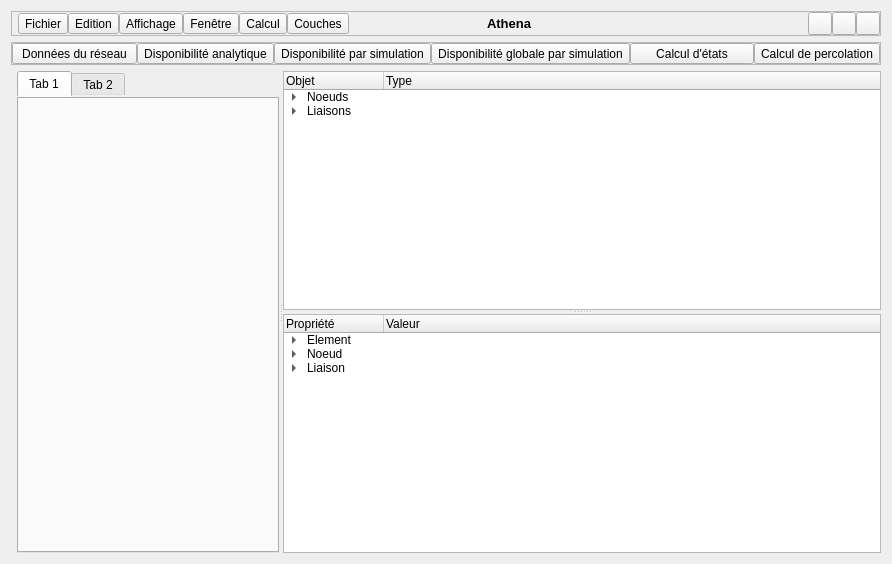
<?xml version="1.0" encoding="UTF-8"?>
<ui version="4.0">
 <class>MainWindow</class>
 <widget class="QMainWindow" name="MainWindow">
  <property name="geometry">
   <rect>
    <x>0</x>
    <y>0</y>
    <width>892</width>
    <height>564</height>
   </rect>
  </property>
  <property name="windowTitle">
   <string>MainWindow</string>
  </property>
  <widget class="QWidget" name="centralWidget">
   <layout class="QVBoxLayout" name="verticalLayout">
    <item>
     <widget class="QFrame" name="frame_menu">
      <property name="sizePolicy">
       <sizepolicy hsizetype="Preferred" vsizetype="Maximum">
        <horstretch>0</horstretch>
        <verstretch>0</verstretch>
       </sizepolicy>
      </property>
      <property name="styleSheet">
       <string notr="true"/>
      </property>
      <property name="frameShape">
       <enum>QFrame::StyledPanel</enum>
      </property>
      <property name="frameShadow">
       <enum>QFrame::Raised</enum>
      </property>
      <layout class="QHBoxLayout" name="horizontalLayout_3">
       <property name="spacing">
        <number>0</number>
       </property>
       <property name="leftMargin">
        <number>6</number>
       </property>
       <property name="topMargin">
        <number>0</number>
       </property>
       <property name="rightMargin">
        <number>0</number>
       </property>
       <property name="bottomMargin">
        <number>0</number>
       </property>
       <item>
        <widget class="QToolButton" name="toolButton">
         <property name="text">
          <string>Fichier</string>
         </property>
        </widget>
       </item>
       <item>
        <widget class="QToolButton" name="toolButton_edition">
         <property name="sizePolicy">
          <sizepolicy hsizetype="Fixed" vsizetype="Maximum">
           <horstretch>0</horstretch>
           <verstretch>0</verstretch>
          </sizepolicy>
         </property>
         <property name="text">
          <string>Edition</string>
         </property>
        </widget>
       </item>
       <item>
        <widget class="QToolButton" name="toolButton_affichage">
         <property name="sizePolicy">
          <sizepolicy hsizetype="Preferred" vsizetype="Maximum">
           <horstretch>0</horstretch>
           <verstretch>0</verstretch>
          </sizepolicy>
         </property>
         <property name="text">
          <string>Affichage</string>
         </property>
        </widget>
       </item>
       <item>
        <widget class="QToolButton" name="toolButton_fenetre">
         <property name="sizePolicy">
          <sizepolicy hsizetype="Fixed" vsizetype="Maximum">
           <horstretch>0</horstretch>
           <verstretch>0</verstretch>
          </sizepolicy>
         </property>
         <property name="text">
          <string>Fenêtre</string>
         </property>
        </widget>
       </item>
       <item>
        <widget class="QToolButton" name="toolButton_calcul">
         <property name="sizePolicy">
          <sizepolicy hsizetype="Fixed" vsizetype="Maximum">
           <horstretch>0</horstretch>
           <verstretch>0</verstretch>
          </sizepolicy>
         </property>
         <property name="text">
          <string>Calcul</string>
         </property>
        </widget>
       </item>
       <item>
        <widget class="QToolButton" name="toolButton_couches">
         <property name="sizePolicy">
          <sizepolicy hsizetype="Fixed" vsizetype="Maximum">
           <horstretch>0</horstretch>
           <verstretch>0</verstretch>
          </sizepolicy>
         </property>
         <property name="text">
          <string>Couches</string>
         </property>
        </widget>
       </item>
       <item>
        <spacer name="horizontalSpacer_2">
         <property name="orientation">
          <enum>Qt::Horizontal</enum>
         </property>
         <property name="sizeType">
          <enum>QSizePolicy::Expanding</enum>
         </property>
         <property name="sizeHint" stdset="0">
          <size>
           <width>40</width>
           <height>20</height>
          </size>
         </property>
        </spacer>
       </item>
       <item>
        <widget class="QLabel" name="label_message">
         <property name="sizePolicy">
          <sizepolicy hsizetype="Preferred" vsizetype="Maximum">
           <horstretch>0</horstretch>
           <verstretch>0</verstretch>
          </sizepolicy>
         </property>
         <property name="font">
          <font>
           <pointsize>10</pointsize>
           <weight>75</weight>
           <bold>true</bold>
          </font>
         </property>
         <property name="text">
          <string>Athena</string>
         </property>
        </widget>
       </item>
       <item>
        <spacer name="horizontalSpacer_3">
         <property name="orientation">
          <enum>Qt::Horizontal</enum>
         </property>
         <property name="sizeHint" stdset="0">
          <size>
           <width>40</width>
           <height>20</height>
          </size>
         </property>
        </spacer>
       </item>
       <item>
        <spacer name="horizontalSpacer">
         <property name="orientation">
          <enum>Qt::Horizontal</enum>
         </property>
         <property name="sizeHint" stdset="0">
          <size>
           <width>40</width>
           <height>20</height>
          </size>
         </property>
        </spacer>
       </item>
       <item>
        <widget class="QToolButton" name="toolButton_play">
         <property name="text">
          <string/>
         </property>
         <property name="icon">
          <iconset resource="ressource.qrc">
           <normaloff>:/buttons/play-orange.png</normaloff>:/buttons/play-orange.png</iconset>
         </property>
        </widget>
       </item>
       <item>
        <widget class="QToolButton" name="toolButton_pause">
         <property name="text">
          <string/>
         </property>
         <property name="icon">
          <iconset resource="ressource.qrc">
           <normaloff>:/buttons/pause-orange.png</normaloff>:/buttons/pause-orange.png</iconset>
         </property>
        </widget>
       </item>
       <item>
        <widget class="QToolButton" name="toolButton_stop">
         <property name="text">
          <string/>
         </property>
         <property name="icon">
          <iconset resource="ressource.qrc">
           <normaloff>:/buttons/stop-orange.png</normaloff>:/buttons/stop-orange.png</iconset>
         </property>
        </widget>
       </item>
      </layout>
     </widget>
    </item>
    <item>
     <widget class="QFrame" name="frame_toolBar">
      <property name="sizePolicy">
       <sizepolicy hsizetype="Preferred" vsizetype="Maximum">
        <horstretch>0</horstretch>
        <verstretch>0</verstretch>
       </sizepolicy>
      </property>
      <property name="styleSheet">
       <string notr="true"/>
      </property>
      <property name="frameShape">
       <enum>QFrame::StyledPanel</enum>
      </property>
      <property name="frameShadow">
       <enum>QFrame::Raised</enum>
      </property>
      <layout class="QHBoxLayout" name="horizontalLayout">
       <property name="spacing">
        <number>0</number>
       </property>
       <property name="leftMargin">
        <number>0</number>
       </property>
       <property name="topMargin">
        <number>0</number>
       </property>
       <property name="rightMargin">
        <number>0</number>
       </property>
       <property name="bottomMargin">
        <number>0</number>
       </property>
       <item>
        <widget class="QToolButton" name="toolButton_donneesReseau">
         <property name="sizePolicy">
          <sizepolicy hsizetype="Expanding" vsizetype="Maximum">
           <horstretch>0</horstretch>
           <verstretch>0</verstretch>
          </sizepolicy>
         </property>
         <property name="styleSheet">
          <string notr="true"/>
         </property>
         <property name="text">
          <string>Données du réseau</string>
         </property>
         <property name="icon">
          <iconset resource="ressource.qrc">
           <normaloff>:/sidebar/mode_welcome_mask@2x.png</normaloff>:/sidebar/mode_welcome_mask@2x.png</iconset>
         </property>
         <property name="toolButtonStyle">
          <enum>Qt::ToolButtonTextUnderIcon</enum>
         </property>
        </widget>
       </item>
       <item>
        <widget class="QToolButton" name="toolButton_dispoAnalytique">
         <property name="sizePolicy">
          <sizepolicy hsizetype="Expanding" vsizetype="Maximum">
           <horstretch>0</horstretch>
           <verstretch>0</verstretch>
          </sizepolicy>
         </property>
         <property name="text">
          <string>Disponibilité analytique</string>
         </property>
         <property name="icon">
          <iconset resource="ressource.qrc">
           <normaloff>:/mainToolBar/more_colors.png</normaloff>:/mainToolBar/more_colors.png</iconset>
         </property>
         <property name="toolButtonStyle">
          <enum>Qt::ToolButtonTextUnderIcon</enum>
         </property>
        </widget>
       </item>
       <item>
        <widget class="QToolButton" name="toolButton_dispoSimulation">
         <property name="sizePolicy">
          <sizepolicy hsizetype="Expanding" vsizetype="Maximum">
           <horstretch>0</horstretch>
           <verstretch>0</verstretch>
          </sizepolicy>
         </property>
         <property name="text">
          <string>Disponibilité par simulation</string>
         </property>
         <property name="icon">
          <iconset resource="ressource.qrc">
           <normaloff>:/mainToolBar/final.png</normaloff>:/mainToolBar/final.png</iconset>
         </property>
         <property name="toolButtonStyle">
          <enum>Qt::ToolButtonTextUnderIcon</enum>
         </property>
        </widget>
       </item>
       <item>
        <widget class="QToolButton" name="toolButton_dispoGlobaleSimulation">
         <property name="sizePolicy">
          <sizepolicy hsizetype="Expanding" vsizetype="Maximum">
           <horstretch>0</horstretch>
           <verstretch>0</verstretch>
          </sizepolicy>
         </property>
         <property name="text">
          <string>Disponibilité globale par simulation</string>
         </property>
         <property name="icon">
          <iconset resource="ressource.qrc">
           <normaloff>:/mainToolBar/initial.png</normaloff>:/mainToolBar/initial.png</iconset>
         </property>
         <property name="toolButtonStyle">
          <enum>Qt::ToolButtonTextUnderIcon</enum>
         </property>
        </widget>
       </item>
       <item>
        <widget class="QToolButton" name="toolButton_calculEtats">
         <property name="sizePolicy">
          <sizepolicy hsizetype="Expanding" vsizetype="Maximum">
           <horstretch>0</horstretch>
           <verstretch>0</verstretch>
          </sizepolicy>
         </property>
         <property name="text">
          <string>Calcul d'états</string>
         </property>
         <property name="icon">
          <iconset resource="ressource.qrc">
           <normaloff>:/mainToolBar/window-new@2x.png</normaloff>:/mainToolBar/window-new@2x.png</iconset>
         </property>
         <property name="toolButtonStyle">
          <enum>Qt::ToolButtonTextUnderIcon</enum>
         </property>
        </widget>
       </item>
       <item>
        <widget class="QToolButton" name="toolButton_calculPercolation">
         <property name="sizePolicy">
          <sizepolicy hsizetype="Expanding" vsizetype="Maximum">
           <horstretch>0</horstretch>
           <verstretch>0</verstretch>
          </sizepolicy>
         </property>
         <property name="text">
          <string>Calcul de percolation</string>
         </property>
         <property name="icon">
          <iconset resource="ressource.qrc">
           <normaloff>:/mainToolBar/document-open@2x.png</normaloff>:/mainToolBar/document-open@2x.png</iconset>
         </property>
         <property name="toolButtonStyle">
          <enum>Qt::ToolButtonTextUnderIcon</enum>
         </property>
        </widget>
       </item>
      </layout>
     </widget>
    </item>
    <item>
     <layout class="QHBoxLayout" name="horizontalLayout_2">
      <item>
       <widget class="SideBar" name="sideBar" native="true"/>
      </item>
      <item>
       <widget class="QSplitter" name="splitter_2">
        <property name="orientation">
         <enum>Qt::Horizontal</enum>
        </property>
        <property name="childrenCollapsible">
         <bool>false</bool>
        </property>
        <widget class="QTabWidget" name="tabWidget">
         <property name="styleSheet">
          <string notr="true">QTabWidget{
	border: none;
}</string>
         </property>
         <widget class="QWidget" name="tab">
          <attribute name="title">
           <string>Tab 1</string>
          </attribute>
         </widget>
         <widget class="QWidget" name="tab_2">
          <attribute name="title">
           <string>Tab 2</string>
          </attribute>
         </widget>
        </widget>
        <widget class="QSplitter" name="splitter">
         <property name="orientation">
          <enum>Qt::Vertical</enum>
         </property>
         <property name="childrenCollapsible">
          <bool>false</bool>
         </property>
         <widget class="QTreeWidget" name="treeWidget">
          <property name="sizePolicy">
           <sizepolicy hsizetype="Expanding" vsizetype="Expanding">
            <horstretch>0</horstretch>
            <verstretch>0</verstretch>
           </sizepolicy>
          </property>
          <property name="styleSheet">
           <string notr="true"/>
          </property>
          <property name="sortingEnabled">
           <bool>false</bool>
          </property>
          <column>
           <property name="text">
            <string>Objet</string>
           </property>
          </column>
          <column>
           <property name="text">
            <string>Type</string>
           </property>
          </column>
          <column>
           <property name="text">
            <string/>
           </property>
          </column>
          <item>
           <property name="text">
            <string>Noeuds</string>
           </property>
           <item>
            <property name="text">
             <string>Noeud10</string>
            </property>
            <property name="text">
             <string>Noeud</string>
            </property>
           </item>
           <item>
            <property name="text">
             <string>Noeud25</string>
            </property>
            <property name="text">
             <string>Noeud</string>
            </property>
           </item>
           <item>
            <property name="text">
             <string>Noeud 100</string>
            </property>
            <property name="text">
             <string>Noeud</string>
            </property>
           </item>
           <item>
            <property name="text">
             <string>Noeud 1000</string>
            </property>
            <property name="text">
             <string>Noeud</string>
            </property>
           </item>
          </item>
          <item>
           <property name="text">
            <string>Liaisons</string>
           </property>
           <property name="text">
            <string/>
           </property>
           <item>
            <property name="text">
             <string>Liaison 1</string>
            </property>
            <property name="text">
             <string>Liaison</string>
            </property>
           </item>
           <item>
            <property name="text">
             <string>Liaison3</string>
            </property>
            <property name="text">
             <string>Liaison</string>
            </property>
           </item>
           <item>
            <property name="text">
             <string>Liaison 50</string>
            </property>
            <property name="text">
             <string>Liaison</string>
            </property>
           </item>
          </item>
         </widget>
         <widget class="QTreeWidget" name="treeWidget_2">
          <property name="sizePolicy">
           <sizepolicy hsizetype="Expanding" vsizetype="Expanding">
            <horstretch>0</horstretch>
            <verstretch>0</verstretch>
           </sizepolicy>
          </property>
          <column>
           <property name="text">
            <string notr="true">Propriété</string>
           </property>
          </column>
          <column>
           <property name="text">
            <string>Valeur</string>
           </property>
          </column>
          <item>
           <property name="text">
            <string>Element</string>
           </property>
           <item>
            <property name="text">
             <string>Nom</string>
            </property>
           </item>
           <item>
            <property name="text">
             <string>Numéro</string>
            </property>
           </item>
           <item>
            <property name="text">
             <string>Disponibilité</string>
            </property>
           </item>
           <item>
            <property name="text">
             <string>Couche</string>
            </property>
           </item>
          </item>
          <item>
           <property name="text">
            <string>Noeud</string>
           </property>
           <item>
            <property name="text">
             <string>Type</string>
            </property>
           </item>
          </item>
          <item>
           <property name="text">
            <string>Liaison</string>
           </property>
           <item>
            <property name="text">
             <string>Cout</string>
            </property>
           </item>
          </item>
         </widget>
        </widget>
       </widget>
      </item>
     </layout>
    </item>
   </layout>
  </widget>
 </widget>
 <layoutdefault spacing="6" margin="11"/>
 <customwidgets>
  <customwidget>
   <class>SideBar</class>
   <extends>QWidget</extends>
   <header>sidebar.h</header>
   <container>1</container>
  </customwidget>
 </customwidgets>
 <resources>
  <include location="ressource.qrc"/>
 </resources>
 <connections/>
</ui>
